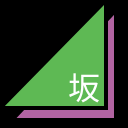
Frame 1 (no input)
Frame 60 (no input): identical to frame 1, image omitted
Frame 120 (the mouse pressed at the canvas centre since frame 60): identical to frame 1, image omitted

The p5.js sketch that drew this single still picture (run headless with seeded random() and noise() and a simulated clock; from frame 60 on, the mouse is pressed at the canvas centre):

// p5.js sketch
// ── sketch.js
function setup() {
  createCanvas(128,128);
}

function draw() {
  background(0);
  strokeWeight(4);
  fill(178, 100, 162);
  triangle(12,120,116,120,116,10);
  fill(94, 185, 84);
  triangle(0,108,106,108,106,0);
  fill(255);
  textSize(32);
  textFont("serif");
  text("坂", 68, 100);
}
